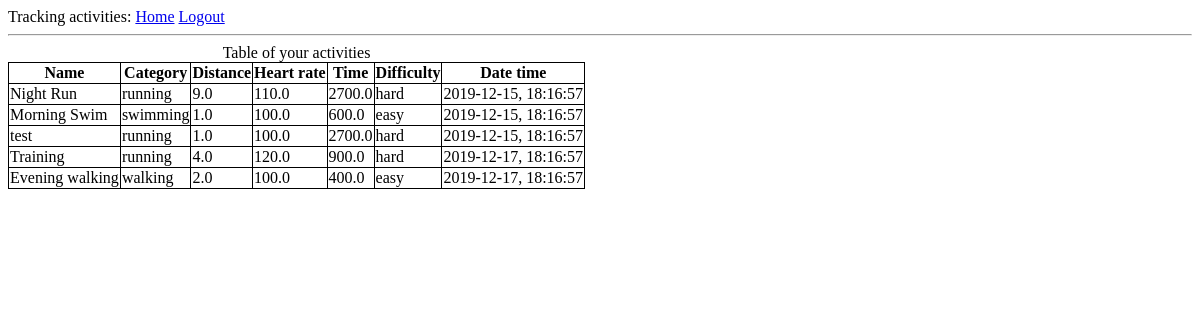
/user/activities (signed in), run on an earlier commit of the app's database.
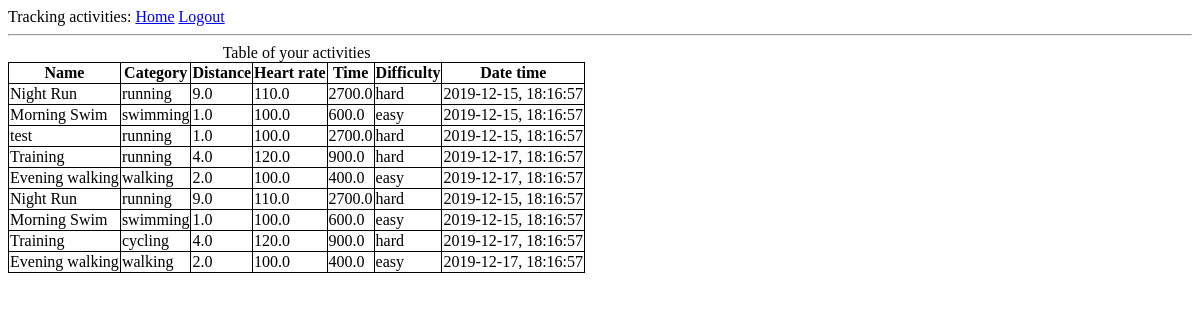
And on a later commit of the database.
### app/models.py (models this page shows)
class ActivityRecord(db.Model):
    id = db.Column(db.Integer, primary_key=True)
    name = db.Column(db.String(64))
    category = db.Column(db.String(64))
    distance = db.Column(db.Float)
    heart_rate = db.Column(db.Float)
    time = db.Column(db.Float)
    difficulty = db.Column(db.String(15))
    date_time = db.Column(db.String(40))
    is_favorite = db.Column(db.Boolean)
    user_id = db.Column(db.Integer, db.ForeignKey('user.id'))

### app/routes.py (the view)
@app.route('/user/activities', methods=['GET'])
@login_required
def table_activities():
    records = []
    for record in current_user.records:
        date_time = datetime.fromisoformat(record.date_time)
        tmp = datetime.fromisoformat(date_time.isoformat(timespec='seconds'))
        elem = {
            "name": record.name,
            "category": record.category,
            "distance": record.distance,
            "heart_rate": record.heart_rate,
            "time": record.time,
            "difficulty": record.difficulty,
            "date_time": (str(date_time.date()) + ", " + str(tmp.time()))
        }
        records.append(elem)
    return render_template('table_activities.html', title='Table activities', records=records)

### app/models.py (called while the page is built)
@login.user_loader
def load_user(id):
    return User.query.get(int(id))

### app/templates/table_activities.html
{% extends "base.html" %}
{% block content %}
    <table>
        <caption>Table of your activities</caption>
        <tr>
            <th>Name</th>
            <th>Category</th>
            <th>Distance</th>
            <th>Heart rate</th>
            <th>Time</th>
            <th>Difficulty</th>
            <th>Date time</th>
        </tr>
        {% for record in records %}
            <tr>
                <td>{{ record.name }}</td>
                <td>{{ record.category }}</td>
                <td>{{ record.distance }}</td>
                <td>{{ record.heart_rate }}</td>
                <td>{{ record.time }}</td>
                <td>{{ record.difficulty }}</td>
                <td>{{ record.date_time }}</td>
            </tr>
        {% endfor %}
    </table>
{% endblock %}

### app/templates/base.html (shortened to what this page needs)
<html>
    <head>
        <link rel="stylesheet" type="text/css" href="/static/style.css">
    </head>
    <body>
        <div>
            Tracking activities:
            <a href="{{ url_for('index') }}">Home</a>
            {% if current_user.is_anonymous %}
            <a href="{{ url_for('login') }}">Login</a>
            {% else %}
            <a href="{{ url_for('logout') }}">Logout</a>
            {% endif %}
        </div>
        <hr>
        {% block content %}{% endblock %}
    </body>
</html>

### app/static/style.css (style rules this page uses)
table, th, td { border: 1px solid black; border-collapse: collapse; }
td { vertical-align: middle }

What changed in the data, as far as the page shows it:
added ActivityRecord: name "Night Run", category "running", distance "9.0", heart_rate "110.0", time "2700.0", difficulty "hard", date_time "2019-12-15, 18:16:57"
added ActivityRecord: name "Morning Swim", category "swimming", distance "1.0", heart_rate "100.0", time "600.0", difficulty "easy", date_time "2019-12-15, 18:16:57"
added ActivityRecord: name "Training", category "cycling", distance "4.0", heart_rate "120.0", time "900.0", difficulty "hard", date_time "2019-12-17, 18:16:57"
added ActivityRecord: name "Evening walking", category "walking", distance "2.0", heart_rate "100.0", time "400.0", difficulty "easy", date_time "2019-12-17, 18:16:57"
